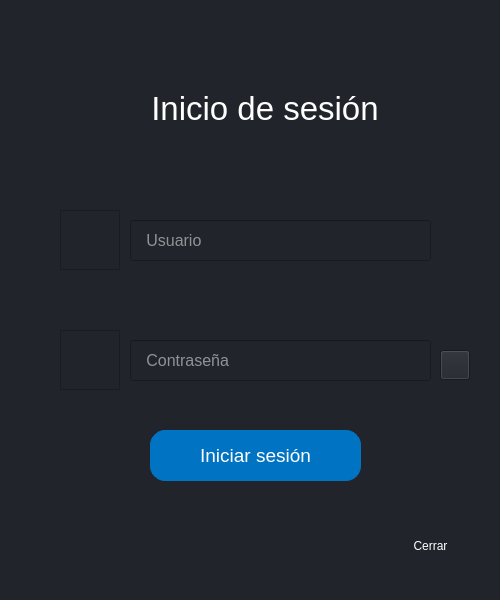
<?xml version="1.0" encoding="UTF-8"?>
<ui version="4.0">
 <class>login</class>
 <widget class="QMainWindow" name="login">
  <property name="enabled">
   <bool>true</bool>
  </property>
  <property name="geometry">
   <rect>
    <x>0</x>
    <y>0</y>
    <width>500</width>
    <height>600</height>
   </rect>
  </property>
  <property name="sizePolicy">
   <sizepolicy hsizetype="Preferred" vsizetype="Preferred">
    <horstretch>0</horstretch>
    <verstretch>0</verstretch>
   </sizepolicy>
  </property>
  <property name="minimumSize">
   <size>
    <width>500</width>
    <height>600</height>
   </size>
  </property>
  <property name="maximumSize">
   <size>
    <width>550</width>
    <height>600</height>
   </size>
  </property>
  <property name="windowTitle">
   <string>MainWindow</string>
  </property>
  <property name="styleSheet">
   <string notr="true">
background-color: rgb(33, 37, 43);</string>
  </property>
  <widget class="QWidget" name="centralwidget">
   <widget class="QPushButton" name="bt_cerrar">
    <property name="geometry">
     <rect>
      <x>390</x>
      <y>520</y>
      <width>81</width>
      <height>51</height>
     </rect>
    </property>
    <property name="minimumSize">
     <size>
      <width>40</width>
      <height>40</height>
     </size>
    </property>
    <property name="cursor">
     <cursorShape>PointingHandCursor</cursorShape>
    </property>
    <property name="styleSheet">
     <string notr="true">QPushButton {
    color: rgb(255, 255, 255); /* Color del texto */
    font: 14pt &quot;Segoe UI&quot;;
    background: transparent; /* Fondo transparente */
    border: none; /* Sin borde */
}

QPushButton:hover {
    color: #0074c3; /* Color del texto al pasar el cursor sobre el botón */
    background: transparent; /* Fondo transparente */
    border: none; /* Sin borde */
}
</string>
    </property>
    <property name="text">
     <string>Cerrar</string>
    </property>
   </widget>
   <widget class="QFrame" name="frame">
    <property name="geometry">
     <rect>
      <x>60</x>
      <y>210</y>
      <width>60</width>
      <height>60</height>
     </rect>
    </property>
    <property name="minimumSize">
     <size>
      <width>60</width>
      <height>60</height>
     </size>
    </property>
    <property name="maximumSize">
     <size>
      <width>50</width>
      <height>50</height>
     </size>
    </property>
    <property name="styleSheet">
     <string notr="true">image: url(:/login/usuario (2).png);</string>
    </property>
    <property name="frameShape">
     <enum>QFrame::StyledPanel</enum>
    </property>
    <property name="frameShadow">
     <enum>QFrame::Raised</enum>
    </property>
   </widget>
   <widget class="QFrame" name="frame_2">
    <property name="geometry">
     <rect>
      <x>60</x>
      <y>330</y>
      <width>60</width>
      <height>60</height>
     </rect>
    </property>
    <property name="minimumSize">
     <size>
      <width>60</width>
      <height>60</height>
     </size>
    </property>
    <property name="maximumSize">
     <size>
      <width>60</width>
      <height>60</height>
     </size>
    </property>
    <property name="styleSheet">
     <string notr="true">image: url(:/login/cerrar-con-llave.png);</string>
    </property>
    <property name="frameShape">
     <enum>QFrame::StyledPanel</enum>
    </property>
    <property name="frameShadow">
     <enum>QFrame::Raised</enum>
    </property>
   </widget>
   <widget class="QPushButton" name="bt_ingresar_login">
    <property name="geometry">
     <rect>
      <x>150</x>
      <y>430</y>
      <width>211</width>
      <height>51</height>
     </rect>
    </property>
    <property name="font">
     <font>
      <family>Segoe UI</family>
      <pointsize>14</pointsize>
      <weight>50</weight>
      <italic>false</italic>
      <bold>false</bold>
     </font>
    </property>
    <property name="cursor">
     <cursorShape>PointingHandCursor</cursorShape>
    </property>
    <property name="focusPolicy">
     <enum>Qt::ClickFocus</enum>
    </property>
    <property name="styleSheet">
     <string notr="true">QPushButton {
    background-color: #0074c3;  /* Color de fondo */
    color: rgb(255, 255, 255);
    border: 1px solid #0074c3;  /* Borde del botón */
    padding: 5px 10px;  /* Relleno interno */
    border-radius: 15px;  /* Bordes redondeados */
	font: 14pt &quot;Segoe UI&quot;;
}

QPushButton:hover{
  font: 14pt &quot;Segoe UI&quot;;
  background-color: #0063a5; 
}</string>
    </property>
    <property name="text">
     <string>Iniciar sesión</string>
    </property>
   </widget>
   <widget class="QLineEdit" name="txt_input_contrasea">
    <property name="geometry">
     <rect>
      <x>130</x>
      <y>340</y>
      <width>301</width>
      <height>41</height>
     </rect>
    </property>
    <property name="font">
     <font>
      <family>Segoe UI</family>
      <pointsize>12</pointsize>
     </font>
    </property>
    <property name="styleSheet">
     <string notr="true">color: rgb(255, 255, 255);</string>
    </property>
    <property name="echoMode">
     <enum>QLineEdit::Password</enum>
    </property>
    <property name="placeholderText">
     <string>   Contraseña</string>
    </property>
   </widget>
   <widget class="QLineEdit" name="txt_input_usuario">
    <property name="geometry">
     <rect>
      <x>130</x>
      <y>220</y>
      <width>301</width>
      <height>41</height>
     </rect>
    </property>
    <property name="font">
     <font>
      <family>Segoe UI</family>
      <pointsize>12</pointsize>
     </font>
    </property>
    <property name="styleSheet">
     <string notr="true">color: rgb(255, 255, 255);</string>
    </property>
    <property name="placeholderText">
     <string>   Usuario</string>
    </property>
   </widget>
   <widget class="QLabel" name="label">
    <property name="geometry">
     <rect>
      <x>130</x>
      <y>80</y>
      <width>270</width>
      <height>57</height>
     </rect>
    </property>
    <property name="font">
     <font>
      <family>Segoe UI</family>
      <pointsize>25</pointsize>
      <weight>9</weight>
      <italic>false</italic>
      <bold>false</bold>
     </font>
    </property>
    <property name="styleSheet">
     <string notr="true">font: 75 25pt &quot;Segoe UI&quot;;
color: rgb(255, 255, 255);</string>
    </property>
    <property name="text">
     <string>Inicio de sesión</string>
    </property>
    <property name="alignment">
     <set>Qt::AlignCenter</set>
    </property>
   </widget>
   <widget class="QPushButton" name="bt_ver">
    <property name="geometry">
     <rect>
      <x>440</x>
      <y>350</y>
      <width>30</width>
      <height>30</height>
     </rect>
    </property>
    <property name="minimumSize">
     <size>
      <width>30</width>
      <height>30</height>
     </size>
    </property>
    <property name="maximumSize">
     <size>
      <width>30</width>
      <height>30</height>
     </size>
    </property>
    <property name="font">
     <font>
      <family>Segoe UI</family>
      <pointsize>14</pointsize>
      <weight>50</weight>
      <italic>false</italic>
      <bold>false</bold>
     </font>
    </property>
    <property name="cursor">
     <cursorShape>PointingHandCursor</cursorShape>
    </property>
    <property name="focusPolicy">
     <enum>Qt::ClickFocus</enum>
    </property>
    <property name="styleSheet">
     <string notr="true">QPushButton {
    image: url(:/login/ojo.png);
}

QPushButton:hover{
 image: url(:/login/ojo2.png);
}

</string>
    </property>
    <property name="text">
     <string/>
    </property>
   </widget>
  </widget>
  <widget class="QStatusBar" name="statusbar"/>
 </widget>
 <resources>
  <include location="../iconos/login.qrc"/>
 </resources>
 <connections/>
</ui>
